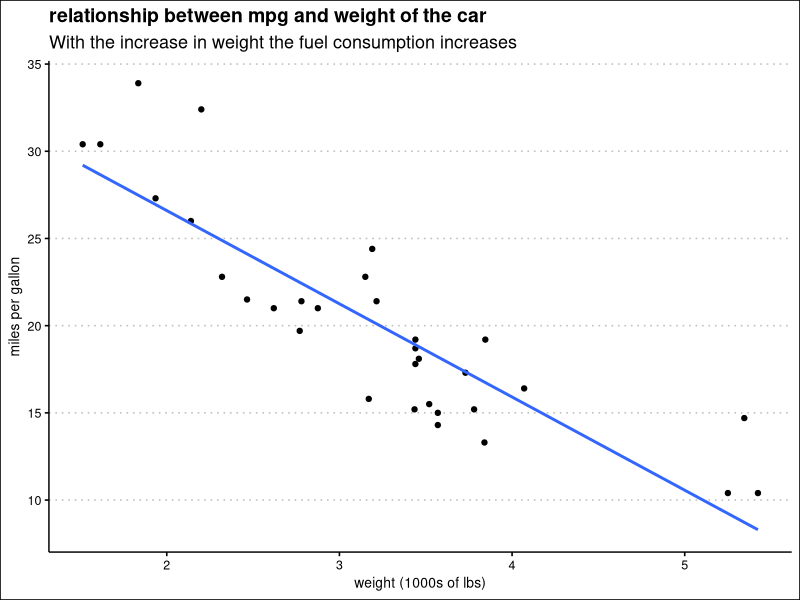

Here is the R script that generated this plot: (Note: this script raises an error after producing the figure.)
## ---- chunk 1
#| include: false
library(tidyverse)
library(ggthemes)
library(knitr)
## ---- chunk 2
#| echo: false
#| output: false


mtcars %>% select(wt, mpg) %>% ggplot(.)+aes(wt,mpg)+
geom_point()+geom_smooth(method='lm', formula = y~x, se=F)+theme_clean()+
labs(title = 'relationship between mpg and weight of the car',
x='weight (1000s of lbs)',y='miles per gallon', subtitle = 'With the increase in weight the fuel consumption increases')

## ---- chunk 3
#| echo: false
#| label: car-plot

my_plot <- read_rds(file = "car-plot.rds")

ggsave('car-plot.png',my_plot)
## ---- chunk 4
# car weight vs miles per gallon plot
include_graphics("images/car-plot.png")

